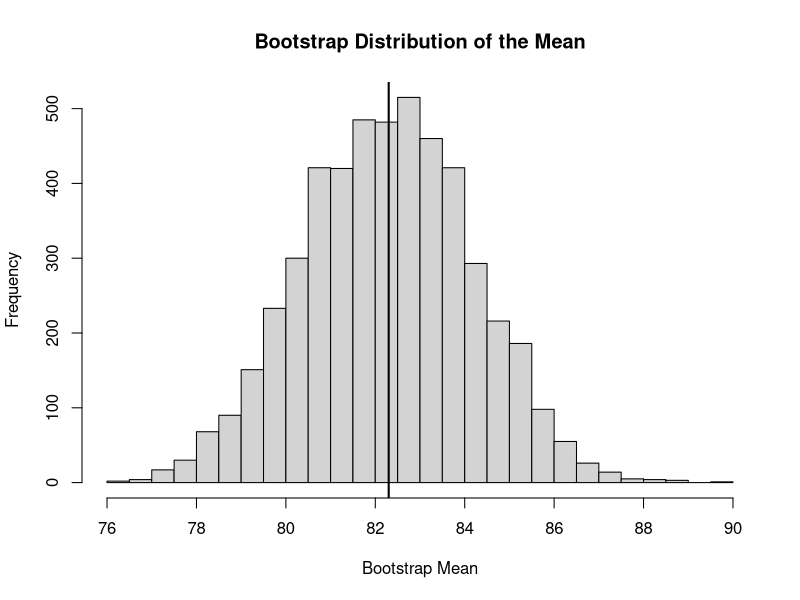
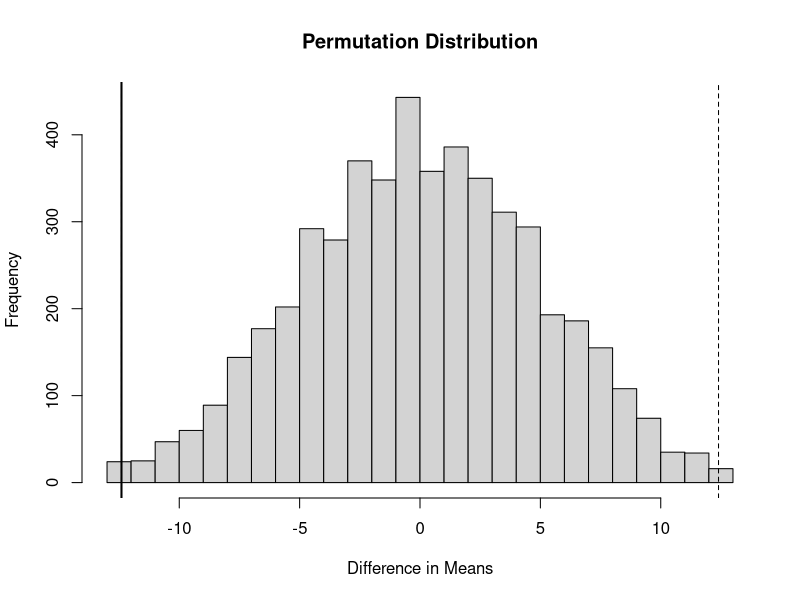

Write R code to recreate these figures, in order.
# Resampling and Bootstrap
# This script introduces resampling methods,
# bootstrap estimation, confidence intervals,
# permutation tests, and cross-validation.
#
# Resampling methods repeatedly use the observed
# sample to learn about sampling variability,
# uncertainty, or model performance.
#
# Important methods covered:
# - Bootstrap
# - Bootstrap confidence intervals
# - Permutation tests
# - Cross-validation


# --------------------------------------------------
# 1. Example data
# --------------------------------------------------

set.seed(123)

scores <- c(
  72, 75, 78, 80, 81,
  83, 85, 87, 90, 92
)

mean(scores)

median(scores)

sd(scores)


# --------------------------------------------------
# 2. Sampling with replacement
# --------------------------------------------------

# Bootstrap samples are created by repeatedly
# sampling observations WITH replacement.
#
# Because sampling is with replacement, the same
# observation may appear more than once.

bootstrap_sample <- sample(
  scores,
  size = length(scores),
  replace = TRUE
)

bootstrap_sample


# --------------------------------------------------
# 3. Bootstrap estimate of the mean
# --------------------------------------------------

set.seed(123)

B <- 5000

bootstrap_means <- numeric(B)

for (i in 1:B) {

  bootstrap_sample <- sample(
    scores,
    size = length(scores),
    replace = TRUE
  )

  bootstrap_means[i] <- mean(
    bootstrap_sample
  )
}

head(
  bootstrap_means
)


# --------------------------------------------------
# 4. Visualise the bootstrap distribution
# --------------------------------------------------

hist(
  bootstrap_means,
  breaks = 30,
  main = "Bootstrap Distribution of the Mean",
  xlab = "Bootstrap Mean"
)

abline(
  v = mean(scores),
  lwd = 2
)


# --------------------------------------------------
# 5. Bootstrap standard error
# --------------------------------------------------

bootstrap_se <- sd(
  bootstrap_means
)

bootstrap_se


# --------------------------------------------------
# 6. Compare with the classical standard error
# --------------------------------------------------

classical_se <- sd(scores) /
  sqrt(length(scores))

classical_se


# The bootstrap standard error estimates the
# sampling variability of the statistic using
# the observed sample.


# --------------------------------------------------
# 7. Percentile bootstrap confidence interval
# --------------------------------------------------

quantile(
  bootstrap_means,
  probs = c(
    0.025,
    0.975
  )
)


# --------------------------------------------------
# 8. Bootstrap confidence interval using
# the boot package
# --------------------------------------------------

# The boot package provides tools for systematic
# bootstrap analysis.
#
# Install once if necessary:
# install.packages("boot")

library(boot)


# Define a statistic function.

mean_function <- function(
  data,
  indices
) {

  sample_data <- data[
    indices
  ]

  return(
    mean(sample_data)
  )
}


# Run the bootstrap.

set.seed(123)

boot_mean <- boot(
  data = scores,
  statistic = mean_function,
  R = 5000
)

boot_mean


# --------------------------------------------------
# 9. Bootstrap confidence intervals
# --------------------------------------------------

# Percentile interval

boot.ci(
  boot_mean,
  type = "perc"
)


# Basic bootstrap interval

boot.ci(
  boot_mean,
  type = "basic"
)


# Normal approximation interval

boot.ci(
  boot_mean,
  type = "norm"
)


# --------------------------------------------------
# 10. Bootstrap confidence interval types
# --------------------------------------------------

# Common approaches include:
#
# - Normal approximation
# - Basic bootstrap
# - Percentile
# - BCa
#
# BCa = Bias-Corrected and Accelerated


boot.ci(
  boot_mean,
  type = "bca"
)


# --------------------------------------------------
# 11. Bootstrap median
# --------------------------------------------------

median_function <- function(
  data,
  indices
) {

  sample_data <- data[
    indices
  ]

  return(
    median(sample_data)
  )
}


set.seed(123)

boot_median <- boot(
  data = scores,
  statistic = median_function,
  R = 5000
)

boot_median


boot.ci(
  boot_median,
  type = "perc"
)


# --------------------------------------------------
# 12. Bootstrap correlation
# --------------------------------------------------

study_hours <- c(
  2, 3, 4, 5, 5,
  6, 7, 8, 9, 10
)

exam_score <- c(
  55, 60, 63, 68, 70,
  74, 78, 82, 88, 91
)

cor(
  study_hours,
  exam_score
)


cor_function <- function(
  data,
  indices
) {

  sample_data <- data[
    indices,
  ]

  return(
    cor(
      sample_data$study_hours,
      sample_data$exam_score
    )
  )
}


cor_data <- data.frame(
  study_hours,
  exam_score
)


set.seed(123)

boot_cor <- boot(
  data = cor_data,
  statistic = cor_function,
  R = 5000
)

boot_cor


boot.ci(
  boot_cor,
  type = "perc"
)


# --------------------------------------------------
# 13. Bootstrap regression coefficient
# --------------------------------------------------

# Bootstrap can also be used to estimate the
# uncertainty of regression coefficients.

regression_function <- function(
  data,
  indices
) {

  sample_data <- data[
    indices,
  ]

  model <- lm(
    exam_score ~ study_hours,
    data = sample_data
  )

  return(
    coef(model)[2]
  )
}


set.seed(123)

boot_slope <- boot(
  data = cor_data,
  statistic = regression_function,
  R = 5000
)

boot_slope


boot.ci(
  boot_slope,
  type = "perc"
)


# --------------------------------------------------
# 14. Bootstrap concept
# --------------------------------------------------

# Original sample
#       ↓
# Resample with replacement
#       ↓
# Bootstrap sample
#       ↓
# Calculate statistic
#       ↓
# Repeat many times
#       ↓
# Bootstrap distribution
#       ↓
# Estimate uncertainty


# --------------------------------------------------
# 15. Permutation test
# --------------------------------------------------

# A permutation test evaluates a null hypothesis
# by rearranging or permuting observations.
#
# It does not require the usual parametric
# distributional assumptions.


group_A <- c(
  72, 75, 78, 80, 82
)

group_B <- c(
  85, 87, 90, 92, 95
)


# Observed difference in means

observed_difference <- mean(group_A) -
  mean(group_B)

observed_difference


# --------------------------------------------------
# 16. Manual permutation test
# --------------------------------------------------

set.seed(123)

combined_scores <- c(
  group_A,
  group_B
)

n_A <- length(group_A)

B <- 5000

permuted_differences <- numeric(B)

for (i in 1:B) {

  shuffled <- sample(
    combined_scores
  )

  permuted_A <- shuffled[
    1:n_A
  ]

  permuted_B <- shuffled[
    (n_A + 1):length(shuffled)
  ]

  permuted_differences[i] <-
    mean(permuted_A) -
    mean(permuted_B)
}


# --------------------------------------------------
# 17. Visualise permutation distribution
# --------------------------------------------------

hist(
  permuted_differences,
  breaks = 30,
  main = "Permutation Distribution",
  xlab = "Difference in Means"
)

abline(
  v = observed_difference,
  lwd = 2
)

abline(
  v = -abs(observed_difference),
  lty = 2
)

abline(
  v = abs(observed_difference),
  lty = 2
)


# --------------------------------------------------
# 18. Permutation p-value
# --------------------------------------------------

permutation_p <- mean(
  abs(permuted_differences) >=
    abs(observed_difference)
)

permutation_p


# --------------------------------------------------
# 19. Permutation test using a function
# --------------------------------------------------

# A permutation test can also be implemented
# using specialised packages or custom functions.
#
# The main principle remains:
#
# Observed statistic
#       ↓
# Randomly rearrange data
#       ↓
# Recalculate statistic
#       ↓
# Repeat many times
#       ↓
# Compare observed statistic
# with the null distribution


# --------------------------------------------------
# 20. Bootstrap vs permutation
# --------------------------------------------------

# Bootstrap:
#
# Main purpose:
# Estimate sampling variability and uncertainty.
#
# Sampling:
# WITH replacement.
#
#
# Permutation:
#
# Main purpose:
# Test a null hypothesis.
#
# Sampling:
# Rearrangement WITHOUT replacement.


# --------------------------------------------------
# 21. Cross-validation
# --------------------------------------------------

# Cross-validation is another important
# resampling method.
#
# It is commonly used for:
#
# - Model evaluation
# - Model comparison
# - Hyperparameter selection
# - Estimating predictive performance


# --------------------------------------------------
# 22. Create a regression dataset
# --------------------------------------------------

set.seed(123)

model_data <- data.frame(
  study_hours = runif(
    100,
    1,
    10
  )
)

model_data$exam_score <-
  40 +
  5 * model_data$study_hours +
  rnorm(
    100,
    0,
    5
  )


# --------------------------------------------------
# 23. Train-test split
# --------------------------------------------------

set.seed(123)

train_index <- sample(
  1:nrow(model_data),
  size = 0.8 * nrow(model_data)
)

train_data <- model_data[
  train_index,
]

test_data <- model_data[
  -train_index,
]


# Fit model

model <- lm(
  exam_score ~ study_hours,
  data = train_data
)

summary(
  model
)


# Predictions

predictions <- predict(
  model,
  newdata = test_data
)


# RMSE

rmse <- sqrt(
  mean(
    (
      test_data$exam_score -
        predictions
    )^2
  )
)

rmse


# --------------------------------------------------
# 24. K-fold cross-validation
# --------------------------------------------------

# The rsample package can be used to create
# resampling folds.
#
# Install once if necessary:
# install.packages("rsample")

library(rsample)

set.seed(123)

folds <- vfold_cv(
  model_data,
  v = 5
)

folds


# --------------------------------------------------
# 25. Manual 5-fold cross-validation
# --------------------------------------------------

set.seed(123)

fold_id <- sample(
  rep(
    1:5,
    length.out = nrow(model_data)
  )
)

cv_results <- numeric(5)

for (k in 1:5) {

  train_data <- model_data[
    fold_id != k,
  ]

  validation_data <- model_data[
    fold_id == k,
  ]

  model <- lm(
    exam_score ~ study_hours,
    data = train_data
  )

  predictions <- predict(
    model,
    newdata = validation_data
  )

  cv_results[k] <- sqrt(
    mean(
      (
        validation_data$exam_score -
          predictions
      )^2
    )
  )
}


cv_results

mean(
  cv_results
)


# --------------------------------------------------
# 26. Cross-validation workflow
# --------------------------------------------------

# Original dataset
#       ↓
# Divide into folds
#       ↓
# Train model on training folds
#       ↓
# Evaluate on validation fold
#       ↓
# Repeat for every fold
#       ↓
# Average performance
#       ↓
# Estimate generalisation performance


# --------------------------------------------------
# 27. Why cross-validation matters
# --------------------------------------------------

# Training performance can be overly optimistic.
#
# A model may fit the training data very well
# but perform poorly on new observations.
#
# Cross-validation provides a more realistic
# estimate of predictive performance.


# --------------------------------------------------
# 28. Common performance measures
# --------------------------------------------------

# Regression:
#
# - RMSE
# - MAE
# - R-squared
#
#
# Classification:
#
# - Accuracy
# - Sensitivity
# - Specificity
# - Precision
# - Recall
# - F1-score
# - ROC-AUC


# --------------------------------------------------
# 29. Important distinction
# --------------------------------------------------

# Statistical inference:
#
# Focus:
# Estimating parameters and uncertainty.
#
# Examples:
# - Bootstrap confidence intervals
# - Standard errors
#
#
# Predictive modelling:
#
# Focus:
# How well a model predicts new observations.
#
# Examples:
# - Cross-validation
# - Test-set evaluation


# --------------------------------------------------
# 30. Resampling methods and research
# --------------------------------------------------

# Resampling methods are useful when:
#
# - Classical standard errors are unreliable
# - Sampling distributions are complicated
# - The statistic has no simple analytical formula
# - Predictive performance must be estimated
# - Model selection requires validation


# --------------------------------------------------
# 31. Important cautions
# --------------------------------------------------

# Bootstrap is not automatically valid for every
# data structure.
#
# Special approaches may be required for:
#
# - Time-series data
# - Clustered data
# - Hierarchical data
# - Dependent observations
#
# For example, ordinary bootstrap resampling of
# individual observations can break the temporal
# structure of a time series.


# --------------------------------------------------
# 32. Reproducibility
# --------------------------------------------------

# Always consider using set.seed() when performing
# random resampling.
#
# This makes the analysis reproducible.

set.seed(123)


# --------------------------------------------------
# 33. Recommended workflow
# --------------------------------------------------

# Research Question
#       ↓
# Identify target statistic/model
#       ↓
# Choose resampling strategy
#       ↓
# Generate resamples
#       ↓
# Calculate statistic/model performance
#       ↓
# Repeat many times
#       ↓
# Examine resampling distribution
#       ↓
# Estimate uncertainty or performance
#       ↓
# Interpret results


# --------------------------------------------------
# 34. Key idea
# --------------------------------------------------

# Bootstrap:
#
# Estimate uncertainty
# through repeated sampling
# with replacement.
#
#
# Permutation:
#
# Construct a null distribution
# by rearranging observations.
#
#
# Cross-validation:
#
# Estimate predictive performance
# on unseen data.
#
#
# Resampling provides a flexible framework
# for statistical inference and model evaluation.
